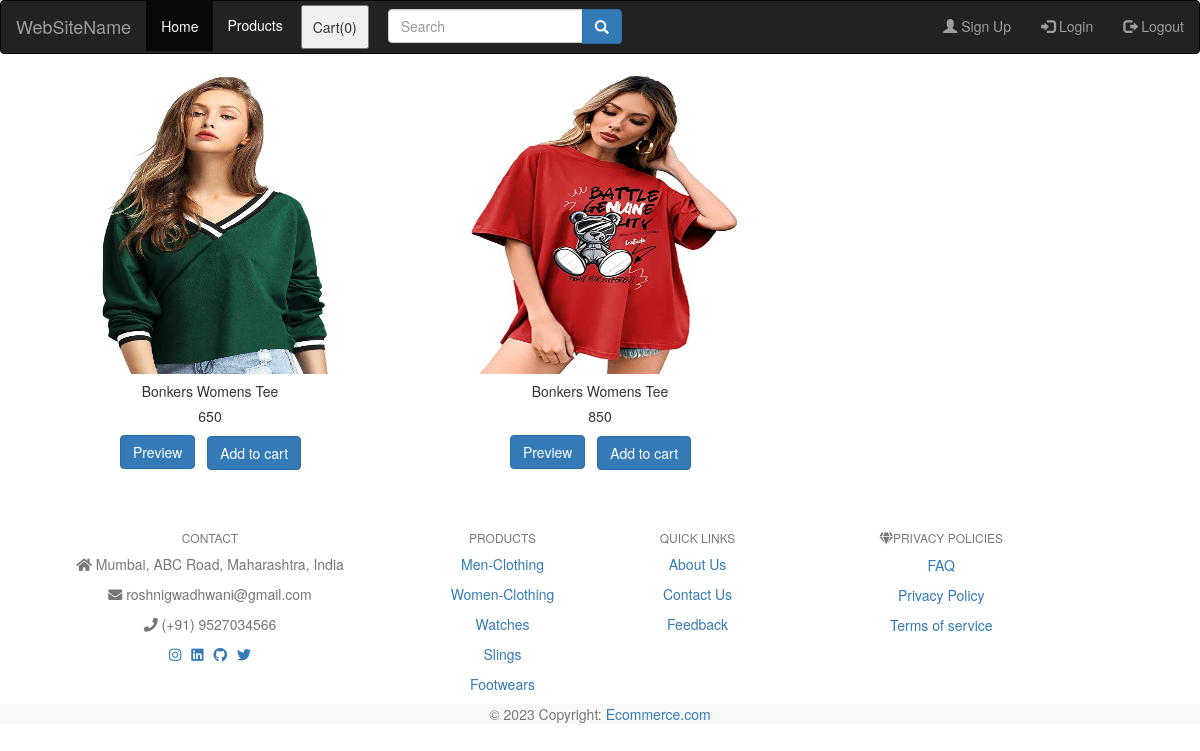
/store/search/3 (signed in), run on the app's committed database.
### store/models.py (models this page shows, shortened)
class product(models.Model):
    name = models.CharField(max_length=50)
    category = models.ForeignKey(category, on_delete=models.CASCADE, default=1)
    price = models.IntegerField()
    description = models.CharField(max_length=150, blank=True, null=True)
    image = models.ImageField(upload_to='uploads/products/')

class category(models.Model):
    name = models.CharField(max_length=25, null=False, blank=False)
    def __str__(self):
        return self.name

### store/views.py (the view)
# urls.py: path('search/<id>', views.searchURL, name='searchurl'),
@login_required
def searchURL(request, id):
    products = product.objects.filter(category=id)
    params = {'products': products}
    return render(request, '../templates/temp.html', params)

### store/templates/temp.html (shortened to what this page needs)
{% load static %}
<!DOCTYPE html>
<html lang="en">
  <head>
    <link
      rel="stylesheet"
      href="https://maxcdn.bootstrapcdn.com/bootstrap/3.4.1/css/bootstrap.min.css" />
    <link rel="stylesheet" href="{% static 'basic2.css' %}" />
  </head>
  <body>
    <nav class="navbar navbar-inverse">
      <div class="container-fluid">
        <div class="navbar-header">
          <a class="navbar-brand" href="#">WebSiteName</a>
        </div>
        <ul class="nav navbar-nav">
          <li class="active"><a href="../home">Home</a></li>
          <li>
            <div class="dropdown">
              <div style="color: white; padding: 14px; cursor: pointer">
                Products
              </div>
            </div>
          </li>
          <li>
            <button
              type="button"
              id="popoverCart"
              data-toggle="popover"
              title="Items in your cart"
              data-placement="bottom"
              style="padding: 10px; margin: 4px"
              html="true">
              Cart(<span id="navCart">0</span>)
            </button>
          </li>
        </ul>
        <ul class="nav navbar-nav navbar-right">
          <li>
            <a href="{% url 'signUp' %}"
              ><span class="glyphicon glyphicon-user"></span> Sign Up</a
            >
          </li>
          <li>
            <a href="{% url 'login' %}"
              ><span class="glyphicon glyphicon-log-in"></span> Login</a
            >
          </li>
          <li>
            <a href="{% url 'logout' %}"
              ><span class="glyphicon glyphicon-log-out"></span> Logout</a
            >
          </li>
        </ul>
        <form
          class="navbar-form navbar-left"
          action="/store/search/"
          method="post">
          <div class="input-group">
            <input
              type="text"
              class="form-control"
              placeholder="Search"
              name="search"
              value="{{query}}" />
            <div class="input-group-btn">
              <button
                class="btn btn-primary"
                style="height: 35px"
                type="submit">
                <i class="glyphicon glyphicon-search"></i>
              </button>
            </div>
          </div>
        </form>
      </div>
    </nav>
    <div class="container">
      <div class="row">
        {% for i in products %}
        <div class="col-md-4">
          <div class="card" style="width: 18 rem">
            <div class="zoom">
              <img
                class="card-img-top zoom"
                src="/media/{{i.image}}"
                alt="{{i.category}}"
                height="200px"
                width="200px" />
            </div>
            <div class="card-body">
              <h5
                class="card-title"
                id="namepr{{i.id}}"
                style="text-align: center">
                {{i.name}}
              </h5>
              <h5
                class="card-text"
                style="text-align: center"
                id="pricepr{{i.id}}">
                {{i.price}}
              </h5>
              <button
                type="button"
                class="btn btn-primary"
                style="
                  margin-left: 90px;
                  margin-bottom: 12px;
                  margin-right: 8px;
                ">
                <a
                  href="{% url 'preview' i.id %}"
                  style="color: white; text-decoration: none"
                  ;
                  >Preview</a
                >
              </button>
              <span id="divpr{{i.id}}" class="divpr">
                <button
                  id="pr{{i.id}}"
                  type="button"
                  class="btn btn-primary cart"
                  style="margin-bottom: 10px"
                  onclick="manipulate(id)">
                  Add to cart
                </button>
              </span>
            </div>
          </div>
        </div>
        {% endfor %}
      </div>
    </div>
    <br /><br />
    {% include 'footer.html' %}
  </body>
</html>

### store/static/basic2.css (style rules this page uses)
.zoom { width: 300px; height: 300px; overflow: hidden; margin: 0 auto; }
.zoom img { width: 100%; transition: 0.5s all ease-in-out; }

### data on the page
product: image (picture), name "Bonkers Womens Tee", price "650"
product: image (picture), name "Bonkers Womens Tee", price "850"
